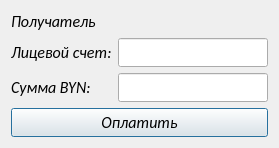
<?xml version="1.0" encoding="UTF-8"?>
<ui version="4.0">
 <class>byKom</class>
 <widget class="QDialog" name="byKom">
  <property name="geometry">
   <rect>
    <x>0</x>
    <y>0</y>
    <width>279</width>
    <height>134</height>
   </rect>
  </property>
  <property name="font">
   <font>
    <family>Calibri</family>
    <pointsize>12</pointsize>
    <italic>true</italic>
   </font>
  </property>
  <property name="windowTitle">
   <string>Коммунальные платежи</string>
  </property>
  <property name="windowIcon">
   <iconset>
    <activeon>:/logo.ico</activeon>
   </iconset>
  </property>
  <layout class="QVBoxLayout" name="verticalLayout">
   <item>
    <widget class="QLabel" name="label_2">
     <property name="text">
      <string>Получатель </string>
     </property>
    </widget>
   </item>
   <item>
    <layout class="QFormLayout" name="formLayout">
     <item row="0" column="0">
      <widget class="QLabel" name="label">
       <property name="text">
        <string>Лицевой счет:</string>
       </property>
      </widget>
     </item>
     <item row="0" column="1">
      <widget class="QLineEdit" name="numberEdit"/>
     </item>
     <item row="1" column="0">
      <widget class="QLabel" name="label_3">
       <property name="text">
        <string>Сумма BYN:</string>
       </property>
      </widget>
     </item>
     <item row="1" column="1">
      <widget class="QLineEdit" name="sumEdit"/>
     </item>
    </layout>
   </item>
   <item>
    <widget class="QPushButton" name="byButton">
     <property name="text">
      <string>Оплатить</string>
     </property>
    </widget>
   </item>
  </layout>
 </widget>
 <resources/>
 <connections/>
</ui>
